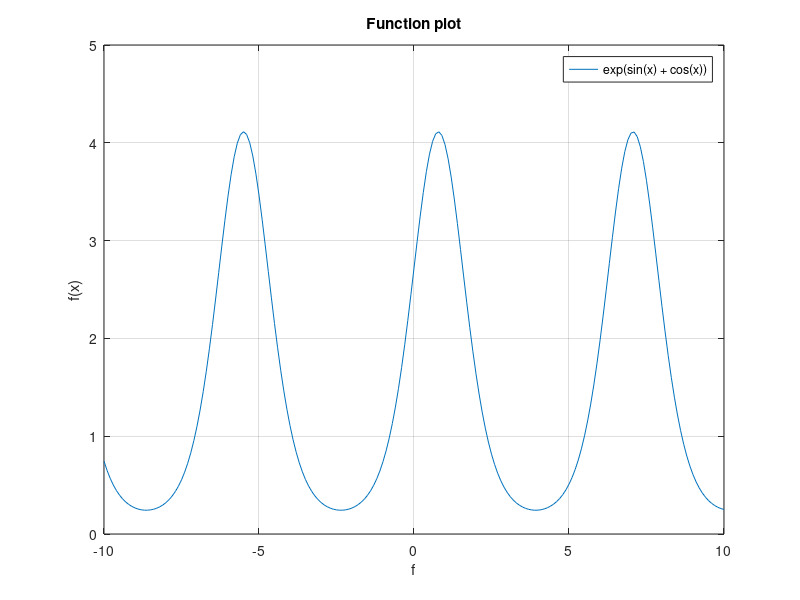
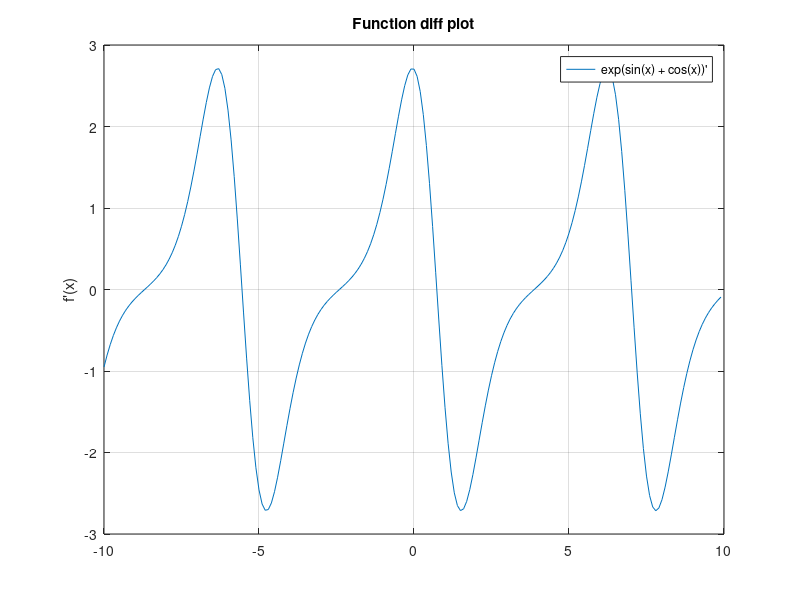
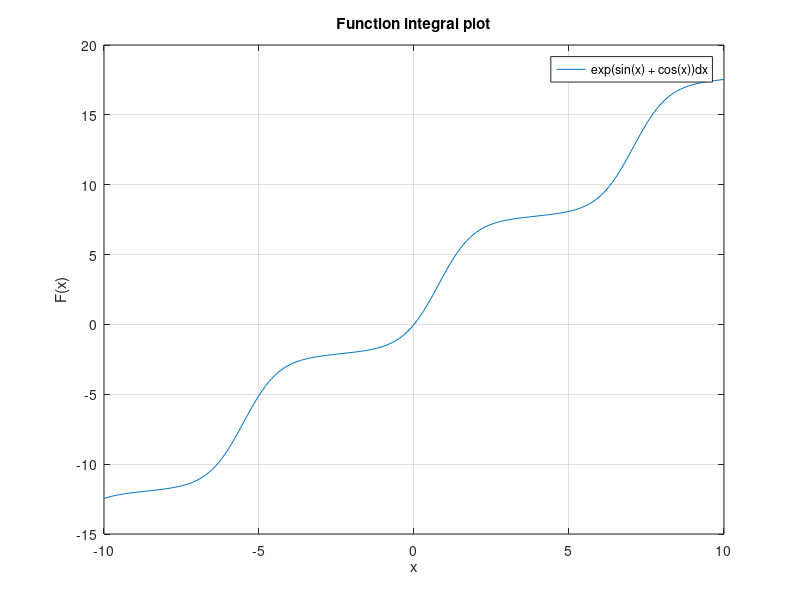

MATLAB code to generate these figures, in order:
%plots, diff and integral

%define function
f = @(x) exp(sin(x) + cos(x));

%define arguments
x = -10 : 0.1 : 10;

%define f(x)

y = f(x);

%f(x) plot
figure;
plot(x, y);
title("Function plot")
legend('exp(sin(x) + cos(x))');
xlabel("f");
ylabel("f(x)");
grid on;

%compute f'(x)
y_diff = diff(y) ./ diff(x);  %delta y / delta x = diff

%f'(x) plot
figure;
plot(x(1:end-1), y_diff);
title("Function diff plot");
legend("exp(sin(x) + cos(x))'");
ylabel("f'(x)");
grid on;

%compute integral
f_integral = zeros(1, length(x));

for k = 1:length(x)
    f_integral(k) = integral(f, 0, x(k));
end

%f_integral plot
figure;
plot(x, f_integral);
title("Function integral plot");
legend("exp(sin(x) + cos(x))dx");
xlabel("x");
ylabel("F(x)");
grid on;


